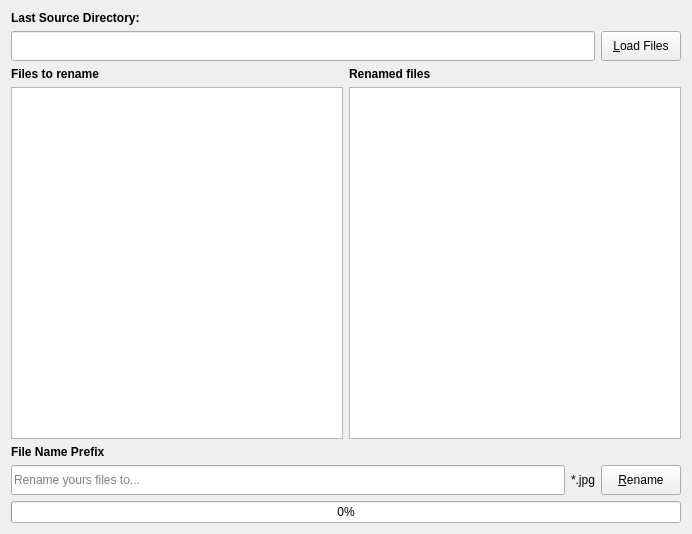
<?xml version="1.0" encoding="UTF-8"?>
<ui version="4.0">
 <class>Window</class>
 <widget class="QWidget" name="Window">
  <property name="geometry">
   <rect>
    <x>0</x>
    <y>0</y>
    <width>692</width>
    <height>534</height>
   </rect>
  </property>
  <property name="windowTitle">
   <string>RP Renamer</string>
  </property>
  <layout class="QGridLayout" name="gridLayout_2">
   <item row="2" column="0" colspan="3">
    <layout class="QGridLayout" name="gridLayout">
     <item row="0" column="0">
      <widget class="QLabel" name="label_2">
       <property name="font">
        <font>
         <bold>true</bold>
        </font>
       </property>
       <property name="text">
        <string>Files to rename</string>
       </property>
      </widget>
     </item>
     <item row="0" column="1">
      <widget class="QLabel" name="label_3">
       <property name="font">
        <font>
         <bold>true</bold>
        </font>
       </property>
       <property name="text">
        <string>Renamed files</string>
       </property>
      </widget>
     </item>
     <item row="1" column="0">
      <widget class="QListWidget" name="srcFileList"/>
     </item>
     <item row="1" column="1">
      <widget class="QListWidget" name="dstFileList"/>
     </item>
    </layout>
   </item>
   <item row="4" column="0">
    <widget class="QLineEdit" name="prefixEdit">
     <property name="maximumSize">
      <size>
       <width>16777215</width>
       <height>30</height>
      </size>
     </property>
     <property name="placeholderText">
      <string>Rename yours files to...</string>
     </property>
    </widget>
   </item>
   <item row="4" column="1">
    <widget class="QLabel" name="extensionLabel">
     <property name="maximumSize">
      <size>
       <width>16777215</width>
       <height>30</height>
      </size>
     </property>
     <property name="text">
      <string>*.jpg</string>
     </property>
    </widget>
   </item>
   <item row="5" column="0" colspan="3">
    <widget class="QProgressBar" name="progressBar">
     <property name="value">
      <number>0</number>
     </property>
    </widget>
   </item>
   <item row="0" column="0" colspan="3">
    <widget class="QLabel" name="label">
     <property name="font">
      <font>
       <bold>true</bold>
      </font>
     </property>
     <property name="text">
      <string>Last Source Directory:</string>
     </property>
    </widget>
   </item>
   <item row="4" column="2">
    <widget class="QPushButton" name="renameFilesButton">
     <property name="minimumSize">
      <size>
       <width>0</width>
       <height>30</height>
      </size>
     </property>
     <property name="maximumSize">
      <size>
       <width>16777215</width>
       <height>30</height>
      </size>
     </property>
     <property name="text">
      <string>&amp;Rename</string>
     </property>
    </widget>
   </item>
   <item row="3" column="0" colspan="3">
    <widget class="QLabel" name="label_4">
     <property name="font">
      <font>
       <bold>true</bold>
      </font>
     </property>
     <property name="text">
      <string>File Name Prefix</string>
     </property>
    </widget>
   </item>
   <item row="1" column="0" colspan="2">
    <widget class="QLineEdit" name="dirEdit">
     <property name="maximumSize">
      <size>
       <width>16777215</width>
       <height>30</height>
      </size>
     </property>
    </widget>
   </item>
   <item row="1" column="2">
    <widget class="QPushButton" name="loadFilesButton">
     <property name="minimumSize">
      <size>
       <width>0</width>
       <height>30</height>
      </size>
     </property>
     <property name="maximumSize">
      <size>
       <width>16777215</width>
       <height>30</height>
      </size>
     </property>
     <property name="text">
      <string>&amp;Load Files</string>
     </property>
    </widget>
   </item>
  </layout>
 </widget>
 <resources/>
 <connections/>
</ui>
